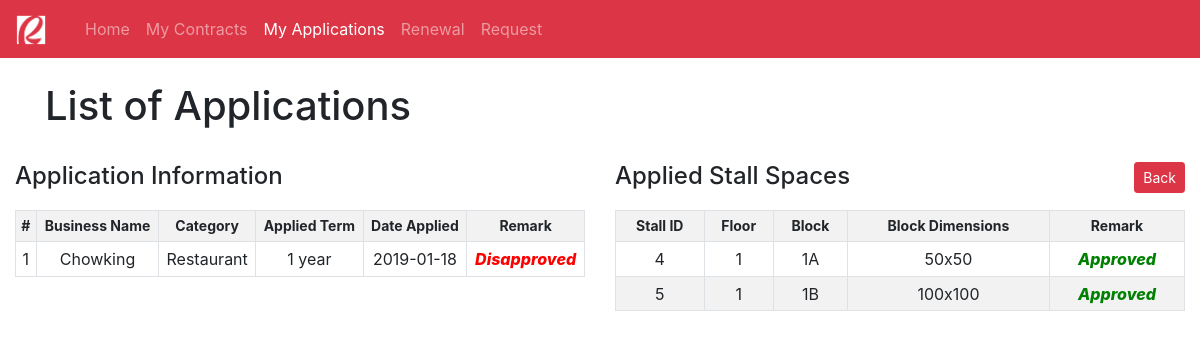
Page /client-view-application-details.php?app_id=1 on the committed database.
### tables this page shows
CREATE TABLE `applied_stall` (
  `app_id` int(11) NOT NULL,
  `client_id` int(11) NOT NULL,
  `category_id` int(11) NOT NULL,
  `business_name` varchar(128) DEFAULT NULL,
  `date_applied` datetime DEFAULT CURRENT_TIMESTAMP,
  `date_approved` datetime DEFAULT NULL,
  `application_status` varchar(32) DEFAULT 'Unapproved',
  `applied_term` varchar(32) NOT NULL
);

CREATE TABLE `business_classification` (
  `category_id` int(11) NOT NULL,
  `category_name` varchar(64) NOT NULL
);

CREATE TABLE `applied_stall_details` (
  `id` int(11) NOT NULL,
  `app_id` int(11) NOT NULL,
  `stall_id` int(11) NOT NULL,
  `stall_application_status` varchar(32) DEFAULT 'Unapproved'
);

CREATE TABLE `stalls` (
  `stall_id` int(11) NOT NULL,
  `floor_no` varchar(1) NOT NULL,
  `block_no` varchar(20) NOT NULL,
  `block_dimension` varchar(11) NOT NULL,
  `stall_price` double NOT NULL,
  `price_date_effectivity` datetime DEFAULT NULL
);

### client-view-application-details.php (the view, shortened to what this page needs)
<!DOCTYPE html>
<html lang="en">
<head>
    <link rel="stylesheet" href="bootstrap-4.2.1-dist/css/bootstrap.min.css">
    <nav class="navbar navbar-expand-lg navbar-dark bg-danger">
        <a class="navbar-brand" href="index.php">
            <img src="img/rob.png" width="30" height="30" alt="">
        </a>
        <div class="container">
            <div class="collapse navbar-collapse" id="navbarNav">
                <ul class="navbar-nav">
                    <li class="nav-item ">
                        <a class="nav-link" href="old-user.php?client_id=<?php echo $_GET['client_id'];?>">Home</a>
                    </li>
                    <li class="nav-item ">
                        <a class="nav-link" href="client-contracts.php?client_id=<?php echo $_GET['client_id'];?>">My Contracts</a>
                    </li>
                    <li class="nav-item active">
                        <a class="nav-link" href="client-application.php?client_id=<?php echo $_GET['client_id'];?>">My Applications</a>
                    </li>
                    <li class="nav-item">
                        <a class="nav-link" href="client-renewal.php?client_id=<?php echo $_GET['client_id'];?>">Renewal</a>
                    </li>
                    <li class="nav-item">
                        <a class="nav-link" href="client-application-request.php?client_id=<?php echo $_GET['client_id'];?>">Request</a>
                    </li>
                </ul>
            </div>
        </div>
    </nav>
</head>
<body>
    <div class="container-fluid">
        <div class="container">
            <br><h1>List of Applications</h1><br>
        </div>
        <div class="row">
            <div class="col">
                <h4 class="float-left">Application Information</h4><br><br>
                <table class="table table-sm table-bordered table-striped">
                    <tr align="center" style="font-size: 14px;">
                        <th>#</th>
                        <th>Business Name</th>
                        <th>Category</th>
                        <th>Applied Term</th>
                        <th>Date Applied</th>
                        <th>Remark</th>
                    </tr>
                    <?php
                        require_once "api/config.php";
                        $app_id = $_GET['app_id'];
                        $client_id = $_GET['client_id'];
                        $sql_applied_stall = "SELECT * FROM applied_stall ap
                        INNER JOIN business_classification bc ON ap.category_id = bc.category_id WHERE app_id = $app_id";
                        $result_applied_stall = mysqli_query($link, $sql_applied_stall);
                        if(mysqli_num_rows($result_applied_stall) > 0 ){
                            while($row_applied_stall = mysqli_fetch_assoc($result_applied_stall)){
                                echo "<tr align='center'>";
                                    echo "<td>" . $row_applied_stall['app_id'] . "</td>";
                                    echo "<td>" . $row_applied_stall['business_name'] . "</td>";
                                    echo "<td>" . $row_applied_stall['category_name'] . "</td>";
                                    echo "<td>" . $row_applied_stall['applied_term'] . "</td>";
                                    $old_date_applied = strtotime($row_applied_stall['date_applied']);
                                    $new_date_applied = date('Y-m-d', $old_date_applied);
                                    echo "<td>" . $new_date_applied . "</td>";
                                        if($row_applied_stall['application_status'] == 'Approved'){
                                            echo "<td style='color: green; font-style: italic; font-weight: 800;'>" . $row_applied_stall['application_status'] . "</td>";
                                        }elseif($row_applied_stall['application_status'] == 'Unapproved'){
                                            echo "<td style='color: orange; font-style: italic; font-weight: 800;'>" . $row_applied_stall['application_status'] . "</td>";
                                        }elseif($row_applied_stall['application_status'] == 'Disapproved'){
                                            echo "<td style='color: red; font-style: italic; font-weight: 800;'>" . $row_applied_stall['application_status'] . "</td>";
                                        }
                                echo "</tr>";
                            }
                        }
                    ?>
                </table>
            </div>
            <div class="col">
            <h4 class="float-left">Applied Stall Spaces</h4>
            <a href="client-application.php?client_id=<?php echo $client_id;?>" class="btn btn-danger btn-sm float-right">Back</a>
            <br /><br />
                <table class="table table-sm table-bordered table-striped">
                    <tr align="center" style="font-size: 14px;">
                        <th>Stall ID</th>
                        <th>Floor</th>
                        <th>Block</th>
                        <th>Block Dimensions</th>
                        <th>Remark</th>
                    </tr>
                <?php
                        require_once "api/config.php";
                        $app_id = $_GET['app_id'];
                        $sql_applied_stall = "SELECT * FROM applied_stall_details ad
                        INNER JOIN stalls s ON ad.stall_id = s.stall_id
                        WHERE app_id = $app_id";
                        $result_applied_stall = mysqli_query($link, $sql_applied_stall);
                        if(mysqli_num_rows($result_applied_stall) > 0 ){
                            while($row_applied_stall = mysqli_fetch_assoc($result_applied_stall)){
                                echo "<tr align='center'>";
                                    echo "<td>" . $row_applied_stall['stall_id'] . "</td>";
                                    echo "<td>" . $row_applied_stall['floor_no'] . "</td>";
                                    echo "<td>" . $row_applied_stall['block_no'] . "</td>";
                                    echo "<td>" . $row_applied_stall['block_dimension'] . "</td>";
                                    if($row_applied_stall['stall_application_status'] == 'Approved'){
                                        echo "<td style='color: green; font-style: italic; font-weight: 800;'>" . $row_applied_stall['stall_application_status'] . "</td>";
                                    }elseif($row_applied_stall['stall_application_status'] == 'Unapproved'){
                                        echo "<td style='color: orange; font-style: italic; font-weight: 800;'>" . $row_applied_stall['stall_application_status'] . "</td>";
                                    }elseif($row_applied_stall['stall_application_status'] == 'Disapproved'){
                                        echo "<td style='color: red; font-style: italic; font-weight: 800;'>" . $row_applied_stall['stall_application_status'] . "</td>";
                                    }
                                echo "</tr>";
                            }
                        }
                    ?>
                </table>
            </div>
        </div>
    </div>
</body>
</html>

### rows in the picture
applied_stall: app_id "1", business_name "Chowking", category.category_name "Restaurant", applied_term "1 year", date_applied "2019-01-18", application_status "Disapproved"
applied_stall_details: stall.stall_id "4", stall.floor_no "1", stall.block_no "1A", stall.block_dimension "50x50", stall_application_status "Approved"
applied_stall_details: stall.stall_id "5", stall.floor_no "1", stall.block_no "1B", stall.block_dimension "100x100", stall_application_status "Approved"
